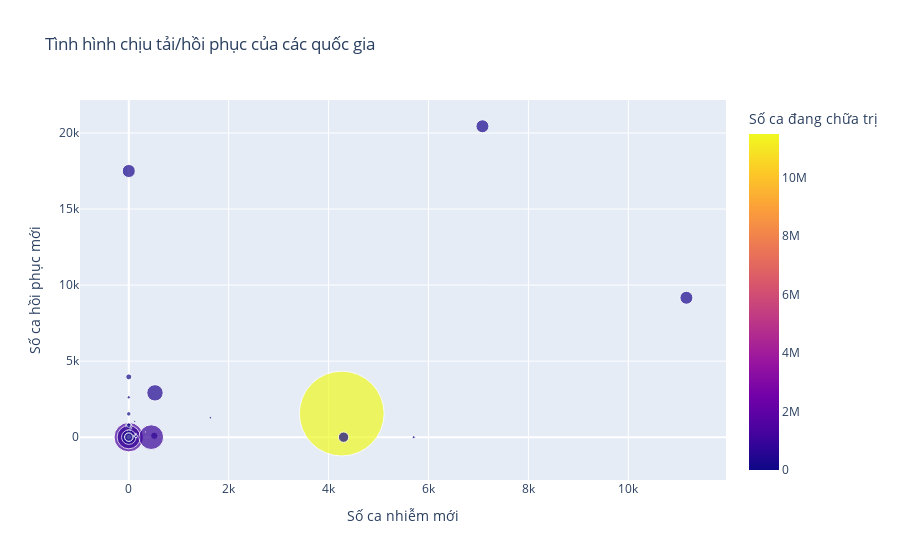

Here is the notebook cell this chart was saved with:
### Markdown cell above
#### 1.3 Tình hình hồi phục của các quốc gia với dịch bệnh qua mối quan hệ của 3 biến `Active Cases, New Cases, New Recovered`:
- **Trường dữ liệu được trực quan**: `Active Cases, New Cases, New Recovered`.
- **Biểu đồ sử dụng**: Bubble scatter chart.
- **Tính phù hợp của biểu đồ**: Bubble scatter chart cho phép vừa biểu thị mối quan hệ giữa hai biến `New Cases`, `New Recoverd` cũng vừa có thể cho phép biến thứ ba là `Active Cases` tham gia vào quá trình trực quan (thể hiện dưới dạng kích thước điểm dữ liệu) mà không cần sử dụng một biểu đồ 3D để làm việc đó.
- **Mục đích của câu hỏi:** Nhằm thể hiện tình hình hồi phục của các quốc gia có nhanh chóng hay không để cung cấp tốt các hoạt động chữa trị bệnh Covid-19, tránh sự quá tải về cơ sở y tế. Ví dụ nếu như số ca đang điều trị lớn, tình hình hồi phục nhỏ mà số ca mắc mới lại tăng lên sẽ làm cho tình trạng các cơ sở y tế bị quá tải, phải lập thêm nhiều trạm xá/bệnh viện hơn nữa để đáp ứng việc chữa trị.

### Code cell
fig = px.scatter(covid_df, x='New Cases', y='New Recovered', size='Active Cases', 
                 color='Active Cases', hover_name='Country',
                 labels={'New Recovered': 'Số ca hồi phục mới', 
                         'Active Cases': 'Số ca đang chữa trị',
                         'New Cases': 'Số ca nhiễm mới'},
                 title='Tình hình chịu tải/hồi phục của các quốc gia',
                 size_max=60)
    
fig.show()

### Figure 1 — Plotly figure (JSON) as saved in the notebook; plotly's stock layout.template omitted (floating-point values rounded to 4 significant figures; data arrays with more than 128 entries replaced by an {"elided": "..."} marker saying what was removed)
{"data": [{"hovertemplate": "<b>%{hovertext}</b><br><br>Số ca nhiễm mới=%{x}<br>Số ca hồi phục mới=%{y}<br>Số ca đang chữa trị=%{marker.color}<extra></extra>", "hovertext": {"elided": "229 str values"}, "legendgroup": "", "marker": {"color": {"elided": "229 int values"}, "coloraxis": "coloraxis", "size": {"elided": "229 int values"}, "sizemode": "area", "sizeref": 3194.0, "symbol": "circle"}, "mode": "markers", "name": "", "orientation": "v", "showlegend": false, "type": "scatter", "x": {"elided": "229 float values"}, "xaxis": "x", "y": {"elided": "229 int values"}, "yaxis": "y"}], "layout": {"coloraxis": {"colorbar": {"title": {"text": "Số ca đang chữa trị"}}, "colorscale": [[0, "#0d0887"], [0.1111, "#46039f"], [0.2222, "#7201a8"], [0.3333, "#9c179e"], [0.4444, "#bd3786"], [0.5556, "#d8576b"], [0.6667, "#ed7953"], [0.7778, "#fb9f3a"], [0.8889, "#fdca26"], [1, "#f0f921"]]}, "legend": {"itemsizing": "constant", "tracegroupgap": 0}, "title": {"text": "Tình hình chịu tải/hồi phục của các quốc gia"}, "xaxis": {"anchor": "y", "domain": [0, 1], "title": {"text": "Số ca nhiễm mới"}}, "yaxis": {"anchor": "x", "domain": [0, 1], "title": {"text": "Số ca hồi phục mới"}}}}
